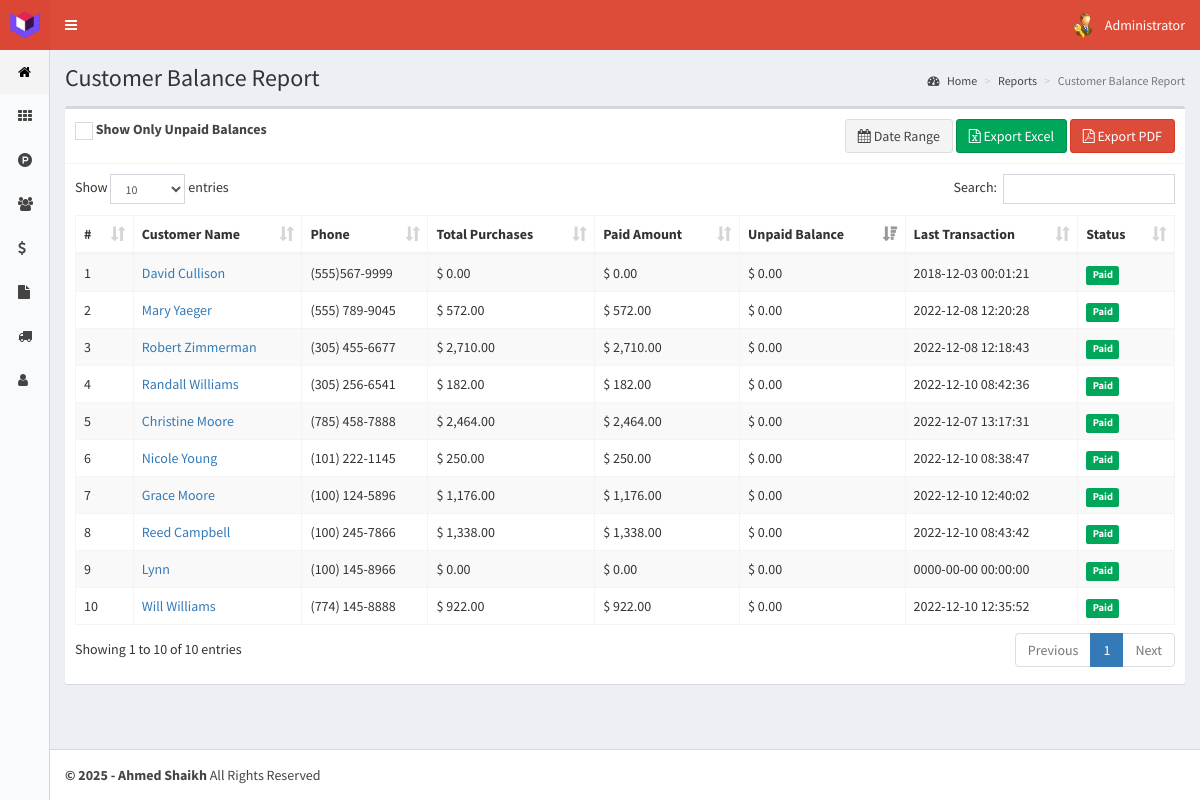
/customer-balance-report (signed in), run on the app's committed database.
### tables this page shows
CREATE TABLE `customers` (
  `id` int(11) NOT NULL,
  `name` text NOT NULL,
  `idDocument` int(11) NOT NULL,
  `email` text NOT NULL,
  `phone` text NOT NULL,
  `address` text NOT NULL,
  `birthdate` date NOT NULL,
  `purchases` int(11) NOT NULL,
  `lastPurchase` datetime NOT NULL,
  `registerDate` timestamp NOT NULL DEFAULT CURRENT_TIMESTAMP ON UPDATE CURRENT_TIMESTAMP
);

CREATE TABLE `sales` (
  `id` int(11) NOT NULL,
  `code` int(11) NOT NULL,
  `idCustomer` int(11) NOT NULL,
  `idSeller` int(11) NOT NULL,
  `products` text NOT NULL,
  `tax` int(11) NOT NULL,
  `netPrice` float NOT NULL,
  `totalPrice` float NOT NULL,
  `paymentMethod` text NOT NULL,
  `payment_status` enum('Paid','Unpaid','Partial') NOT NULL DEFAULT 'Paid',
  `saledate` timestamp NOT NULL DEFAULT CURRENT_TIMESTAMP ON UPDATE CURRENT_TIMESTAMP
);

### controllers/template.controller.php (called while the page is built)
<?php
class ControllerTemplate{
	static public function ctrTemplate(){
		include "views/template.php";
	}
}

### index.php (called while the page is built, shortened)
<?php
require_once "controllers/template.controller.php";
require_once "controllers/users.controller.php";
require_once "controllers/customers.controller.php";
require_once "controllers/sales.controller.php";
require_once "controllers/partial-payments.controller.php";
require_once "models/customers.model.php";
require_once "models/sales.model.php";
$template = new ControllerTemplate();
$template -> ctrTemplate();

### controllers/customers.controller.php (called while the page is built, shortened)
<?php
class ControllerCustomers{
	static public function ctrShowCustomers($item, $value){
		$table = "customers";
		$answer = ModelCustomers::mdlShowCustomers($table, $item, $value);
		return $answer;
	}
}

### models/connection.php (called while the page is built)
<?php
class Connection{
	static public function connect(){
		$link = new PDO("mysql:host=localhost;dbname=posystem", "root", "");
		$link -> exec("set names utf8");
		return $link;
	}
}

### models/customers.model.php (called while the page is built, shortened)
<?php
require_once "connection.php";
class ModelCustomers{
	static public function mdlShowCustomers($table, $item, $value){
		if($item != null){
			$stmt = Connection::connect()->prepare("SELECT * FROM $table WHERE $item = :$item");
			$stmt -> bindParam(":".$item, $value, PDO::PARAM_STR);
			$stmt -> execute();
			return $stmt -> fetch();
		}else{
			$stmt = Connection::connect()->prepare("SELECT * FROM $table");
			$stmt -> execute();
			return $stmt -> fetchAll();
		}
	}
}

### controllers/sales.controller.php (called while the page is built, shortened)
<?php
class ControllerSales{
	static public function ctrShowSales($item, $value){
		$table = "sales";
		$answer = ModelSales::mdlShowSales($table, $item, $value);
		return $answer;
	}
}

### models/sales.model.php (called while the page is built, shortened)
<?php
require_once 'connection.php';
class ModelSales{
	static public function mdlShowSales($table, $item, $value){
		if($item != null){
			$stmt = Connection::connect()->prepare("SELECT * FROM $table WHERE $item = :$item ORDER BY id ASC");
			$stmt -> bindParam(":".$item, $value, PDO::PARAM_STR);
			$stmt -> execute();
			return $stmt -> fetch();
		}else{
			$stmt = Connection::connect()->prepare("SELECT * FROM $table ORDER BY id ASC");
			$stmt -> execute();
			return $stmt -> fetchAll();
		}
	}
}

### views/modules/customer-balance-report.php (the view, shortened to what this page needs)
<div class="content-wrapper">
  <section class="content-header">
    <h1>
      Customer Balance Report
    </h1>
    <ol class="breadcrumb">
      <li><a href="home"><i class="fa fa-dashboard"></i> Home</a></li>
      <li><a href="reports">Reports</a></li>
      <li class="active">Customer Balance Report</li>
    </ol>
  </section>
  <section class="content">
    <div class="box">
      <div class="box-header with-border">
        <div class="row">
          <div class="col-md-6">
            <label>
              Show Only Unpaid Balances
            </label>
          </div>
          <div class="col-md-6 text-right">
            <button type="button" class="btn btn-default" id="daterange-btn3">
              <i class="fa fa-calendar"></i> Date Range
            </button>
            <div class="btn-group">
              <?php
              if(isset($_GET["initialDate"])){
                echo '<a href="extensions/export-customer-balance.php?report=customer-balance&initialDate='.$_GET["initialDate"].'&finalDate='.$_GET["finalDate"].'">';
              }else{
                echo '<a href="extensions/export-customer-balance.php?report=customer-balance">';
              }
              ?>
                <button class="btn btn-success">
                  <i class="fa fa-file-excel-o"></i> Export Excel
                </button>
              </a>
              <a href="extensions/tcpdf/pdf/customer-balance-report.php" target="_blank">
                <button class="btn btn-danger">
                  <i class="fa fa-file-pdf-o"></i> Export PDF
                </button>
              </a>
            </div>
          </div>
        </div>
      </div>
      <div class="box-body">
        <table class="table table-bordered table-striped dt-responsive customerBalanceTable" width="100%">
          <thead>
           <tr>
             <th>#</th>
             <th>Customer Name</th>
             <th>Phone</th>
             <th>Total Purchases</th>
             <th>Paid Amount</th>
             <th>Unpaid Balance</th>
             <th>Last Transaction</th>
             <th>Status</th>
           </tr>
          </thead>
          <tbody>
          <?php
            $item = null;
            $value = null;
            $customers = ControllerCustomers::ctrShowCustomers($item, $value);
            foreach ($customers as $key => $customer) {
              $itemSales = "idCustomer";
              $valueSales = $customer["id"];
              $sales = ControllerSales::ctrShowSales($itemSales, $valueSales);
              $totalPurchases = 0;
              $totalPaid = 0;
              $lastTransaction = $customer["lastPurchase"];
              if($sales){
                if(isset($sales["totalPrice"])){
                  $totalPurchases = $sales["totalPrice"];
                  $totalPaid = $sales["totalPrice"];
                }else{
                  foreach ($sales as $sale) {
                    $totalPurchases += $sale["totalPrice"];
                    $totalPaid += $sale["totalPrice"];
                  }
                }
              }
              $unpaidBalance = $totalPurchases - $totalPaid;
              if($unpaidBalance == 0){
                $statusBadge = '<span class="label label-success">Paid</span>';
                $rowClass = 'success-row';
              }else{
                $statusBadge = '<span class="label label-danger">Unpaid</span>';
                $rowClass = 'danger-row';
              }
              echo '<tr class="'.$rowClass.'" data-unpaid="'.$unpaidBalance.'">
                      <td>'.($key+1).'</td>
                      <td><a href="customers">'.$customer["name"].'</a></td>
                      <td>'.$customer["phone"].'</td>
                      <td>$ '.number_format($totalPurchases, 2).'</td>
                      <td>$ '.number_format($totalPaid, 2).'</td>
                      <td>$ '.number_format($unpaidBalance, 2).'</td>
                      <td>'.$lastTransaction.'</td>
                      <td>'.$statusBadge.'</td>
                    </tr>';
            }
          ?>
          </tbody>
        </table>
      </div>
    </div>
  </section>
</div>

### data on the page
customers: name "David Cullison", phone "(555)567-9999", totalPurchases "0.00", totalPaid "0.00", unpaidBalance "0.00", lastPurchase "2018-12-03 00:01:21"
customers: name "Mary Yaeger", phone "(555) 789-9045", sales.totalPrice "572.00", sales.totalPrice "0.00", lastPurchase "2022-12-08 12:20:28"
customers: name "Robert Zimmerman", phone "(305) 455-6677", sales.totalPrice "2,710.00", sales.totalPrice "0.00", lastPurchase "2022-12-08 12:18:43"
customers: name "Randall Williams", phone "(305) 256-6541", sales.totalPrice "182.00", sales.totalPrice "0.00", lastPurchase "2022-12-10 08:42:36"
customers: name "Christine Moore", phone "(785) 458-7888", sales.totalPrice "2,464.00", sales.totalPrice "0.00", lastPurchase "2022-12-07 13:17:31"
customers: name "Nicole Young", phone "(101) 222-1145", sales.totalPrice "250.00", sales.totalPrice "0.00", lastPurchase "2022-12-10 08:38:47"
customers: name "Grace Moore", phone "(100) 124-5896", sales.totalPrice "1,176.00", sales.totalPrice "0.00", lastPurchase "2022-12-10 12:40:02"
customers: name "Reed Campbell", phone "(100) 245-7866", sales.totalPrice "1,338.00", sales.totalPrice "0.00", lastPurchase "2022-12-10 08:43:42"
customers: name "Lynn", phone "(100) 145-8966", totalPurchases "0.00", totalPaid "0.00", unpaidBalance "0.00", lastPurchase "0000-00-00 00:00:00"
customers: name "Will Williams", phone "(774) 145-8888", sales.totalPrice "922.00", sales.totalPrice "0.00", lastPurchase "2022-12-10 12:35:52"

### other printed values
$_SESSION["name"] "Administrator"
